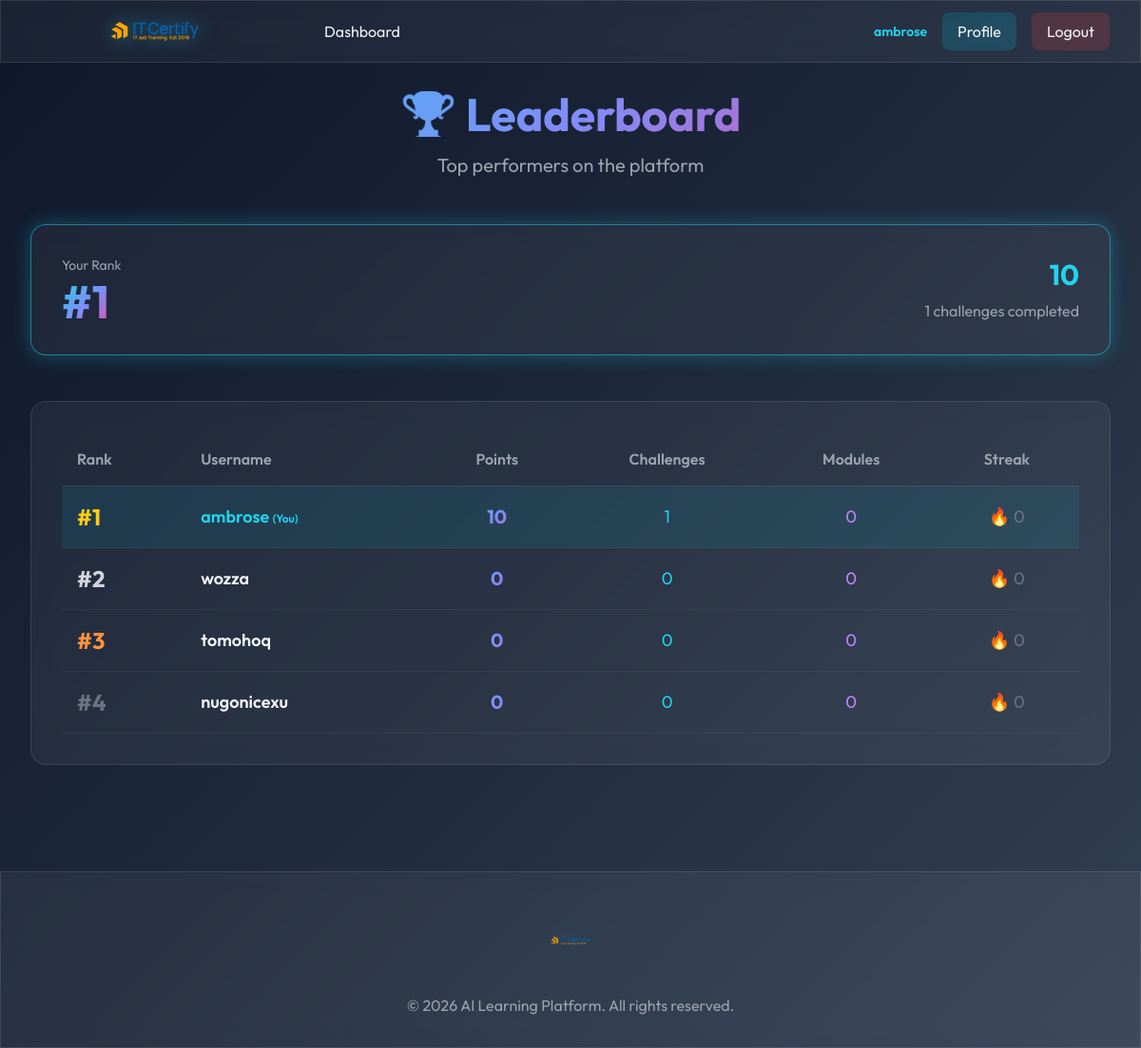
Page /leaderboard/ (signed in) on the committed database.
### learning/models.py (models this page shows, shortened)
class Leaderboard(models.Model):
    user = models.OneToOneField(User, on_delete=models.CASCADE, related_name='leaderboard')
    total_points = models.IntegerField(default=0)
    challenges_completed = models.IntegerField(default=0)
    modules_completed = models.IntegerField(default=0)
    current_streak = models.IntegerField(default=0)
    longest_streak = models.IntegerField(default=0)
    last_activity_date = models.DateField(default=timezone.now)
    class Meta:
        ordering = ['-total_points', '-challenges_completed']

### learning/views.py (the view)
# urls.py: path('leaderboard/', views.leaderboard_view, name='leaderboard'),
@login_required
def leaderboard_view(request):
    top_users = Leaderboard.objects.all()[:50]
    user_leaderboard = Leaderboard.objects.get(user=request.user)
    user_rank = Leaderboard.objects.filter(
        total_points__gt=user_leaderboard.total_points
    ).count() + 1
    context = {
        'top_users': top_users,
        'user_leaderboard': user_leaderboard,
        'user_rank': user_rank,
    }
    return render(request, 'leaderboard.html', context)

### templates/leaderboard.html (shortened to what this page needs)
{% extends 'base.html' %}
{% block content %}
<div class="max-w-7xl mx-auto px-4 sm:px-6 lg:px-8">
    <div class="mb-12 text-center">
        <h1 class="text-5xl font-bold mb-4 gradient-text">🏆 Leaderboard</h1>
        <p class="text-xl text-gray-400">Top performers on the platform</p>
    </div>
    <div class="glass-effect rounded-2xl p-8 mb-12 neon-border">
        <div class="flex items-center justify-between">
            <div>
                <div class="text-sm text-gray-400 mb-1">Your Rank</div>
                <div class="text-5xl font-bold gradient-text">#{{ user_rank }}</div>
            </div>
            <div class="text-right">
                <div class="text-3xl font-bold text-cyan-400 mb-2">{{ user_leaderboard.total_points }}</div>
                <div class="text-gray-400">{{ user_leaderboard.challenges_completed }} challenges completed</div>
            </div>
        </div>
    </div>
    <div class="glass-effect rounded-2xl p-8">
        <div class="overflow-x-auto">
            <table class="w-full">
                <thead>
                    <tr class="border-b border-white/10">
                        <th class="text-left py-4 px-4 text-gray-400 font-semibold">Rank</th>
                        <th class="text-left py-4 px-4 text-gray-400 font-semibold">Username</th>
                        <th class="text-center py-4 px-4 text-gray-400 font-semibold">Points</th>
                        <th class="text-center py-4 px-4 text-gray-400 font-semibold">Challenges</th>
                        <th class="text-center py-4 px-4 text-gray-400 font-semibold">Modules</th>
                        <th class="text-center py-4 px-4 text-gray-400 font-semibold">Streak</th>
                    </tr>
                </thead>
                <tbody>
                    {% for performer in top_users %}
                    <tr class="border-b border-white/5 hover:bg-white/5 transition {% if performer.user == user %}bg-cyan-500/10{% endif %}">
                        <td class="py-4 px-4">
                            <span class="text-2xl font-bold
                                {% if forloop.counter == 1 %}text-yellow-400
                                {% elif forloop.counter == 2 %}text-gray-300
                                {% elif forloop.counter == 3 %}text-orange-400
                                {% else %}text-gray-500{% endif %}">
                                #{{ forloop.counter }}
                            </span>
                        </td>
                        <td class="py-4 px-4">
                            <div class="font-semibold text-lg {% if performer.user == user %}text-cyan-400{% endif %}">
                                {{ performer.user.username }}
                                {% if performer.user == user %}
                                <span class="text-xs text-cyan-400">(You)</span>
                                {% endif %}
                            </div>
                        </td>
                        <td class="py-4 px-4 text-center">
                            <div class="text-xl font-bold gradient-text">{{ performer.total_points }}</div>
                        </td>
                        <td class="py-4 px-4 text-center">
                            <div class="text-lg text-cyan-400">{{ performer.challenges_completed }}</div>
                        </td>
                        <td class="py-4 px-4 text-center">
                            <div class="text-lg text-purple-400">{{ performer.modules_completed }}</div>
                        </td>
                        <td class="py-4 px-4 text-center">
                            <div class="text-lg">
                                <span class="{% if performer.current_streak > 0 %}text-orange-400{% else %}text-gray-500{% endif %}">
                                    🔥 {{ performer.current_streak }}
                                </span>
                            </div>
                        </td>
                    </tr>
                    {% endfor %}
                </tbody>
            </table>
        </div>
    </div>
</div>
{% endblock %}

### templates/base.html (shortened to what this page needs)
<!DOCTYPE html>
{% load static %}
<html lang="en">
<head>
    <script src="https://cdn.tailwindcss.com"></script>
</head>
<body class="text-gray-100">
    {% if user.is_authenticated %}
    <nav class="glass-effect fixed w-full top-0 z-50">
        <div class="max-w-7xl mx-auto px-4 sm:px-6 lg:px-8">
            <div class="flex justify-between items-center h-16">
                <div class="flex items-center space-x-8">
                    <a href="{% url 'dashboard' %}" class="flex items-center">
                        <img src="{% static 'images/Logo-3.svg' %}" alt="AI Learning Platform Logo" class="logo-img">
                    </a>
                    <div class="hidden md:flex space-x-4">
                        <a href="{% url 'dashboard' %}" class="px-4 py-2 rounded-lg hover:bg-white/10 transition">
                            Dashboard
                        </a>
                    </div>
                </div>
                <div class="flex items-center space-x-4">
                    <div class="text-sm">
                        <span class="text-cyan-400 font-semibold">{{ user.username }}</span>
                    </div>
                    <a href="{% url 'profile' %}" class="px-4 py-2 rounded-lg bg-cyan-500/20 hover:bg-cyan-500/30 transition">
                        Profile
                    </a>
                    <a href="{% url 'logout' %}" class="px-4 py-2 rounded-lg bg-red-500/20 hover:bg-red-500/30 transition">
                        Logout
                    </a>
                </div>
            </div>
        </div>
    </nav>
    <div class="pt-16">
        {% endif %}
        <main class="{% if user.is_authenticated %}py-8{% else %}py-0{% endif %}">
            {% block content %}{% endblock %}
        </main>
        {% if user.is_authenticated %}
    </div>
    {% endif %}
    <footer class="glass-effect mt-20 py-8">
        <div class="max-w-7xl mx-auto px-4 sm:px-6 lg:px-8">
            <div class="flex flex-col items-center space-y-4">
                <img src="{% static 'images/Logo-3.svg' %}" alt="AI Learning Platform Logo" class="footer-logo">
                <p class="text-gray-400 text-center">
                    &copy; <span id="currentYear"></span> AI Learning Platform. All rights reserved.
                </p>
            </div>
        </div>
    </footer>
</body>
</html>

### templates/base.html (style rules this page uses)
* { font-family: 'Outfit', sans-serif; }
body { background: linear-gradient(135deg, #0F172A 0%, #1E293B 50%, #334155 100%); min-height: 100vh; }
.glass-effect { background: rgba(255, 255, 255, 0.05); backdrop-filter: blur(10px); border: 1px solid rgba(255, 255, 255, 0.1); }
.neon-border { box-shadow: 0 0 20px rgba(34, 211, 238, 0.3); border: 1px solid rgba(34, 211, 238, 0.5); }
.gradient-text { background: linear-gradient(135deg, #22D3EE, #818CF8, #EC4899); -webkit-background-clip: text; -webkit-text-fill-color: transparent; background-clip: text; }
.logo-img { height: 180px; width: auto; filter: drop-shadow(0 0 10px rgba(34, 211, 238, 0.5)); transition: transform 0.3s ease; }
.footer-logo { height: 80px; width: auto; filter: drop-shadow(0 0 15px rgba(34, 211, 238, 0.3)); opacity: 0.8; }

### rows in the picture
Leaderboard: total_points "10", challenges_completed "1", user.username "ambrose", shows "(You)", modules_completed "0", current_streak "0"
Leaderboard: user.username "wozza", total_points "0", challenges_completed "0", modules_completed "0", current_streak "0"
Leaderboard: user.username "tomohoq", total_points "0", challenges_completed "0", modules_completed "0", current_streak "0"
Leaderboard: user.username "nugonicexu", total_points "0", challenges_completed "0", modules_completed "0", current_streak "0"

### other values in the picture
{{ user.username }} "ambrose"
{{ user_rank }} "1"
